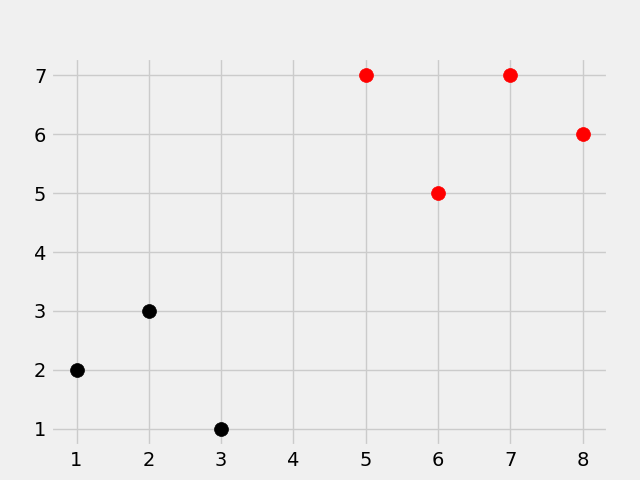

Here is the Python script that generated this plot:
import numpy as np
from math import sqrt
import matplotlib.pyplot as plt
import warnings #For warning the user of inappropriate "K" values
from matplotlib import style
from collections import Counter
style.use('fivethirtyeight')

dataset = {'k':[[1,2],[2,3],[3,1]], 'r':[[6,5],[7,7],[8,6]]} #k and r are classes and the inputs are features
new_features = [5,7]   #New datapoint


# OR you use this instead of the above line
 # for i in dataset:
    # for ii in dataset[i]: #ii means the data pair like 1,2
       # [plt.scatter(ii[0],ii[1], s=100, color=i)]


def k_nearest_neighbors(data, predict, k=3):
    if len(data) >=k:
        warnings.warn('K is set to a value less than total votings groups!')
    distances = []
    for group in data: #iterates through the dataset and its classes k and r
        for features in data[group]:
            euclidean_distance = np.linalg.norm(np.array(features) - np.array(predict))
            distances.append([euclidean_distance, group])
            #The above way of calculating distance is faster so we use it instead of the two written below
            #euclidean_distance = sqrt( (features[0]-predict[0])**2 + (features[1]-predict[1]**2 ) )
            #Calculating the distance using above line is not very efficient and it is a little slow for large datasets and thisone is just hardcoded for 2D data. What if the data was 3D?
            #euclidean_distance = np.sqrt(np.sum((np.array(features)-np.array(predict))**2))
            #We are not using the np way of calculating distance either because numpy has an even easier way to calculate euclidean distance
        
        votes = [i[1] for i in sorted(distances)[:k]] #Keeps only the top 3 distances for final comparsion as k=3
        print(Counter(votes).most_common(1)) #Counts the first most common vote
        vote_result = Counter(votes).most_common(1)[0][0]
        
    return vote_result

result =  k_nearest_neighbors(dataset, new_features, k=3)
print(result)

[[plt.scatter(ii[0], ii[1], s=100, color=i) for ii in dataset[i]] for i in dataset]
plt.scatter(new_features[0], new_features[1], s=100, color=result)
plt.show()
